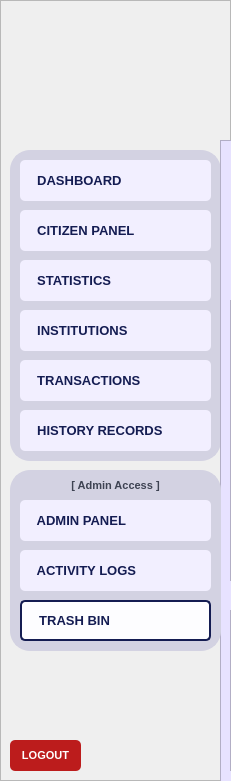
  <widget class="QFrame" name="baseNavFrame">
   <property name="geometry">
    <rect>
     <x>0</x>
     <y>40</y>
     <width>231</width>
     <height>781</height>
    </rect>
   </property>
   <property name="styleSheet">
    <string notr="true">#baseNavFrame {
	background-color: #e7e2ff;
}</string>
   </property>
   <property name="frameShape">
    <enum>QFrame::Shape::StyledPanel</enum>
   </property>
   <property name="frameShadow">
    <enum>QFrame::Shadow::Raised</enum>
   </property>
   <widget class="QFrame" name="baseNavFramesub1">
    <property name="geometry">
     <rect>
      <x>10</x>
      <y>150</y>
      <width>211</width>
      <height>311</height>
     </rect>
    </property>
    <property name="autoFillBackground">
     <bool>false</bool>
    </property>
    <property name="styleSheet">
     <string notr="true">#baseNavFramesub1{
	background-color: #d3d2e2;
	border-radius: 20px;
	border: 2px solid #d3d2e2;
	opacity: 0.1;
}</string>
    </property>
    <property name="frameShape">
     <enum>QFrame::Shape::StyledPanel</enum>
    </property>
    <property name="frameShadow">
     <enum>QFrame::Shadow::Raised</enum>
    </property>
    <widget class="QPushButton" name="nav_buttonDashboard">
     <property name="geometry">
      <rect>
       <x>10</x>
       <y>10</y>
       <width>191</width>
       <height>41</height>
      </rect>
     </property>
     <property name="font">
      <font>
       <family>Arial</family>
       <pointsize>10</pointsize>
       <bold>true</bold>
      </font>
     </property>
     <property name="cursor">
      <cursorShape>PointingHandCursor</cursorShape>
     </property>
     <property name="layoutDirection">
      <enum>Qt::LayoutDirection::LeftToRight</enum>
     </property>
     <property name="styleSheet">
      <string notr="true">#nav_buttonDashboard {
    background-color: #f2efff;
    color: #141c52;
    border-radius: 5px;
	text-align: left;
	padding: 10px;
}
#nav_buttonDashboard:hover {
    background-color: #fdfdff; /* Slightly lighter blue when hovered */
}
#nav_buttonDashboard:pressed {
    background-color: #e7e5f4; /* Darker blue when clicked */
}</string>
     </property>
     <property name="text">
      <string>  DASHBOARD</string>
     </property>
     <property name="icon">
      <iconset>
       <normaloff>../../Assets/Icons/General_Icons/icon_dashboard.svg</normaloff>../../Assets/Icons/General_Icons/icon_dashboard.svg</iconset>
     </property>
     <property name="iconSize">
      <size>
       <width>30</width>
       <height>30</height>
      </size>
     </property>
    </widget>
    <widget class="QPushButton" name="nav_buttonCitizenPanel">
     <property name="geometry">
      <rect>
       <x>10</x>
       <y>60</y>
       <width>191</width>
       <height>41</height>
      </rect>
     </property>
     <property name="font">
      <font>
       <family>Arial</family>
       <pointsize>10</pointsize>
       <bold>true</bold>
      </font>
     </property>
     <property name="cursor">
      <cursorShape>PointingHandCursor</cursorShape>
     </property>
     <property name="styleSheet">
      <string notr="true">#nav_buttonCitizenPanel {
    background-color: #f2efff;
    color: #141c52;
    border-radius: 5px;
	text-align: left;;
    padding: 10px; /* Optional: Adjusts spacing inside the button */
}
#nav_buttonCitizenPanel:hover {
    background-color: #fdfdff; /* Slightly lighter blue when hovered */
}
#nav_buttonCitizenPanel:pressed {
    background-color: #e7e5f4; /* Darker blue when clicked */
}</string>
     </property>
     <property name="text">
      <string>  CITIZEN PANEL</string>
     </property>
     <property name="icon">
      <iconset>
       <normaloff>../../../Icons/General_Icons/icon_citizenpanel.svg</normaloff>../../../Icons/General_Icons/icon_citizenpanel.svg</iconset>
     </property>
     <property name="iconSize">
      <size>
       <width>30</width>
       <height>30</height>
      </size>
     </property>
    </widget>
    <widget class="QPushButton" name="nav_buttonStatistics">
     <property name="geometry">
      <rect>
       <x>10</x>
       <y>110</y>
       <width>191</width>
       <height>41</height>
      </rect>
     </property>
     <property name="font">
      <font>
       <family>Arial</family>
       <pointsize>10</pointsize>
       <bold>true</bold>
      </font>
     </property>
     <property name="cursor">
      <cursorShape>PointingHandCursor</cursorShape>
     </property>
     <property name="styleSheet">
      <string notr="true">#nav_buttonStatistics {
    background-color: #f2efff;
    color: #141c52;
    border-radius: 5px;
	text-align: left;
    padding: 10px; /* Optional: Adjusts spacing inside the button */
}
#nav_buttonStatistics:hover {
    background-color: #fdfdff; /* Slightly lighter blue when hovered */
}
#nav_buttonStatistics:pressed {
    background-color: #e7e5f4; /* Darker blue when clicked */
}
</string>
     </property>
     <property name="text">
      <string>  STATISTICS</string>
     </property>
     <property name="icon">
      <iconset>
       <normaloff>../../../Icons/General_Icons/icon_statistics.svg</normaloff>../../../Icons/General_Icons/icon_statistics.svg</iconset>
     </property>
     <property name="iconSize">
      <size>
       <width>30</width>
       <height>30</height>
      </size>
     </property>
    </widget>
    <widget class="QPushButton" name="nav_buttonTransactions">
     <property name="geometry">
      <rect>
       <x>10</x>
       <y>210</y>
       <width>191</width>
       <height>41</height>
      </rect>
     </property>
     <property name="font">
      <font>
       <family>Arial</family>
       <pointsize>10</pointsize>
       <bold>true</bold>
      </font>
     </property>
     <property name="cursor">
      <cursorShape>PointingHandCursor</cursorShape>
     </property>
     <property name="styleSheet">
      <string notr="true">#nav_buttonTransactions {
    background-color: #f2efff;
    color: #141c52;
    border-radius: 5px;
	text-align: left;
    padding: 10px; /* Optional: Adjusts spacing inside the button */
}
#nav_buttonTransactions:hover {
    background-color: #fdfdff; /* Slightly lighter blue when hovered */
}
#nav_buttonTransactions:pressed {
    background-color: #e7e5f4; /* Darker blue when clicked */
}</string>
     </property>
     <property name="text">
      <string>  TRANSACTIONS</string>
     </property>
     <property name="icon">
      <iconset>
       <normaloff>../../../Icons/General_Icons/icon_transaction.svg</normaloff>../../../Icons/General_Icons/icon_transaction.svg</iconset>
     </property>
     <property name="iconSize">
      <size>
       <width>30</width>
       <height>30</height>
      </size>
     </property>
    </widget>
    <widget class="QPushButton" name="nav_buttonInstitutions">
     <property name="geometry">
      <rect>
       <x>10</x>
       <y>160</y>
       <width>191</width>
       <height>41</height>
      </rect>
     </property>
     <property name="font">
      <font>
       <family>Arial</family>
       <pointsize>10</pointsize>
       <bold>true</bold>
      </font>
     </property>
     <property name="cursor">
      <cursorShape>PointingHandCursor</cursorShape>
     </property>
     <property name="styleSheet">
      <string notr="true">#nav_buttonInstitutions {
    background-color: #f2efff;
    color: #141c52;
    border-radius: 5px;
	text-align: left;
    padding: 10px; /* Optional: Adjusts spacing inside the button */
}
#nav_buttonInstitutions:hover {
    background-color: #fdfdff; /* Slightly lighter blue when hovered */
}
#nav_buttonInstitutions:pressed {
    background-color: #e7e5f4; /* Darker blue when clicked */
}
</string>
     </property>
     <property name="text">
      <string>  INSTITUTIONS</string>
     </property>
     <property name="icon">
      <iconset>
       <normaloff>../../../Icons/General_Icons/icon_institutions.svg</normaloff>../../../Icons/General_Icons/icon_institutions.svg</iconset>
     </property>
     <property name="iconSize">
      <size>
       <width>30</width>
       <height>30</height>
      </size>
     </property>
    </widget>
    <widget class="QPushButton" name="nav_buttonHistoryRecords">
     <property name="geometry">
      <rect>
       <x>10</x>
       <y>260</y>
       <width>191</width>
       <height>41</height>
      </rect>
     </property>
     <property name="font">
      <font>
       <family>Arial</family>
       <pointsize>10</pointsize>
       <bold>true</bold>
      </font>
     </property>
     <property name="cursor">
      <cursorShape>PointingHandCursor</cursorShape>
     </property>
     <property name="styleSheet">
      <string notr="true">#nav_buttonHistoryRecords {
    background-color: #f2efff;
    color: #141c52;
    border-radius: 5px;
	text-align: left;
    padding: 10px; /* Optional: Adjusts spacing inside the button */
}
#nav_buttonHistoryRecords:hover {
    background-color: #fdfdff; /* Slightly lighter blue when hovered */
}
#nav_buttonHistoryRecords:pressed {
    background-color: #e7e5f4; /* Darker blue when clicked */
}</string>
     </property>
     <property name="text">
      <string>  HISTORY RECORDS</string>
     </property>
     <property name="icon">
      <iconset>
       <normaloff>../../../Icons/General_Icons/icon_historyrecord_closed.svg</normaloff>../../../Icons/General_Icons/icon_historyrecord_closed.svg</iconset>
     </property>
     <property name="iconSize">
      <size>
       <width>30</width>
       <height>30</height>
      </size>
     </property>
    </widget>
   </widget>
   <widget class="QLabel" name="nav_imageLogo">
    <property name="geometry">
     <rect>
      <x>70</x>
      <y>30</y>
      <width>91</width>
      <height>91</height>
     </rect>
    </property>
    <property name="font">
     <font>
      <family>Arial</family>
      <pointsize>18</pointsize>
      <bold>true</bold>
     </font>
    </property>
    <property name="styleSheet">
     <string notr="true">#nav_imageLogo{	
	background-color: transparent;
	color: #ffffff;
}
</string>
    </property>
    <property name="text">
     <string/>
    </property>
    <property name="pixmap">
     <pixmap>../../../Images/General_Images/logo_brgyClear.png</pixmap>
    </property>
    <property name="scaledContents">
     <bool>true</bool>
    </property>
   </widget>
   <widget class="QPushButton" name="logout_buttonLogout">
    <property name="geometry">
     <rect>
      <x>10</x>
      <y>740</y>
      <width>71</width>
      <height>31</height>
     </rect>
    </property>
    <property name="font">
     <font>
      <family>Arial</family>
      <pointsize>8</pointsize>
      <bold>true</bold>
     </font>
    </property>
    <property name="cursor">
     <cursorShape>PointingHandCursor</cursorShape>
    </property>
    <property name="styleSheet">
     <string notr="true">#logout_buttonLogout {
    background-color: #bc1c1c;
    color: white;
    border-radius: 5px;
    padding: 10px; /* Optional: Adjusts spacing inside the button */
}
#logout_buttonLogout:hover {
    background-color: #d82020; /* Slightly lighter blue when hovered */
}
#logout_buttonLogout:pressed {
    background-color: #8c1515; /* Darker blue when clicked */
}</string>
    </property>
    <property name="text">
     <string>LOGOUT</string>
    </property>
   </widget>
   <widget class="QFrame" name="baseNavFrame_2">
    <property name="geometry">
     <rect>
      <x>220</x>
      <y>140</y>
      <width>231</width>
      <height>781</height>
     </rect>
    </property>
    <property name="styleSheet">
     <string notr="true">background-color: #e7e2ff;</string>
    </property>
    <property name="frameShape">
     <enum>QFrame::Shape::StyledPanel</enum>
    </property>
    <property name="frameShadow">
     <enum>QFrame::Shadow::Raised</enum>
    </property>
    <widget class="QFrame" name="baseNavFramesub1_2">
     <property name="geometry">
      <rect>
       <x>10</x>
       <y>160</y>
       <width>211</width>
       <height>281</height>
      </rect>
     </property>
     <property name="autoFillBackground">
      <bool>false</bool>
     </property>
     <property name="styleSheet">
      <string notr="true">#baseNavFramesub1{
	background-color: #d3d2e2;
	border-radius: 20px;
	border: 2px solid #d3d2e2;
	opacity: 0.1;
}</string>
     </property>
     <property name="frameShape">
      <enum>QFrame::Shape::StyledPanel</enum>
     </property>
     <property name="frameShadow">
      <enum>QFrame::Shadow::Raised</enum>
     </property>
    </widget>
    <widget class="QFrame" name="baseNavFramesub2_2">
     <property name="geometry">
      <rect>
       <x>10</x>
       <y>470</y>
       <width>211</width>
       <height>161</height>
      </rect>
     </property>
     <property name="autoFillBackground">
      <bool>false</bool>
     </property>
     <property name="styleSheet">
      <string notr="true">#baseNavFramesub2{
	background-color: #d3d2e2;
	border-radius: 20px;
	border: 2px solid #d3d2e2;
	opacity: 0.1;
}</string>
     </property>
     <property name="frameShape">
      <enum>QFrame::Shape::StyledPanel</enum>
     </property>
     <property name="frameShadow">
      <enum>QFrame::Shadow::Raised</enum>
     </property>
    </widget>
    <widget class="QLabel" name="login_imageLogo_2">
     <property name="geometry">
      <rect>
       <x>70</x>
       <y>30</y>
       <width>91</width>
       <height>91</height>
      </rect>
     </property>
     <property name="font">
      <font>
       <family>Arial</family>
       <pointsize>18</pointsize>
       <bold>true</bold>
      </font>
     </property>
     <property name="styleSheet">
      <string notr="true">#login_imageLogo{	
	background-color: transparent;
	color: #ffffff;
}
</string>
     </property>
     <property name="text">
      <string/>
     </property>
     <property name="pixmap">
      <pixmap>../Assets/logo_brgyClear.png</pixmap>
     </property>
     <property name="scaledContents">
      <bool>true</bool>
     </property>
    </widget>
    <widget class="QPushButton" name="logout_buttonLogout_2">
     <property name="geometry">
      <rect>
       <x>10</x>
       <y>740</y>
       <width>71</width>
       <height>31</height>
      </rect>
     </property>
     <property name="font">
      <font>
       <family>Arial</family>
       <pointsize>8</pointsize>
       <bold>true</bold>
      </font>
     </property>
     <property name="cursor">
      <cursorShape>PointingHandCursor</cursorShape>
     </property>
     <property name="styleSheet">
      <string notr="true">#logout_buttonLogout {
    background-color: #bc1c1c;
    color: white;
    border-radius: 5px;
    padding: 10px; /* Optional: Adjusts spacing inside the button */
}
#logout_buttonLogout:hover {
    background-color: #d82020; /* Slightly lighter blue when hovered */
}
#logout_buttonLogout:pressed {
    background-color: #8c1515; /* Darker blue when clicked */
}</string>
     </property>
     <property name="text">
      <string>LOGOUT</string>
     </property>
    </widget>
   </widget>
   <widget class="QFrame" name="baseNavFramesub2">
    <property name="geometry">
     <rect>
      <x>10</x>
      <y>470</y>
      <width>211</width>
      <height>181</height>
     </rect>
    </property>
    <property name="autoFillBackground">
     <bool>false</bool>
    </property>
    <property name="styleSheet">
     <string notr="true">#baseNavFramesub2{
	background-color: #d3d2e2;
	border-radius: 20px;
	border: 2px solid #d3d2e2;
	opacity: 0.1;
}</string>
    </property>
    <property name="frameShape">
     <enum>QFrame::Shape::StyledPanel</enum>
    </property>
    <property name="frameShadow">
     <enum>QFrame::Shadow::Raised</enum>
    </property>
    <widget class="QPushButton" name="nav_buttonAdminPanel">
     <property name="geometry">
      <rect>
       <x>10</x>
       <y>30</y>
       <width>191</width>
       <height>41</height>
      </rect>
     </property>
     <property name="font">
      <font>
       <family>Arial</family>
       <pointsize>10</pointsize>
       <bold>true</bold>
      </font>
     </property>
     <property name="cursor">
      <cursorShape>PointingHandCursor</cursorShape>
     </property>
     <property name="styleSheet">
      <string notr="true">#nav_buttonAdminPanel {
    background-color: #f2efff;
    color: #141c52;
    border-radius: 5px;
	text-align: left;
    padding: 10px; /* Optional: Adjusts spacing inside the button */
}
#nav_buttonAdminPanel:hover {
    background-color: #fdfdff; /* Slightly lighter blue when hovered */
}
#nav_buttonAdminPanel:pressed {
    background-color: #e7e5f4; /* Darker blue when clicked */
}</string>
     </property>
     <property name="text">
      <string>  ADMIN PANEL</string>
     </property>
     <property name="icon">
      <iconset>
       <normaloff>../../../Icons/General_Icons/icon_adminoverview_on.svg</normaloff>../../../Icons/General_Icons/icon_adminoverview_on.svg</iconset>
     </property>
     <property name="iconSize">
      <size>
       <width>30</width>
       <height>30</height>
      </size>
     </property>
    </widget>
    <widget class="QPushButton" name="nav_buttonActivityLogs">
     <property name="geometry">
      <rect>
       <x>10</x>
       <y>80</y>
       <width>191</width>
       <height>41</height>
      </rect>
     </property>
     <property name="font">
      <font>
       <family>Arial</family>
       <pointsize>10</pointsize>
       <bold>true</bold>
      </font>
     </property>
     <property name="cursor">
      <cursorShape>PointingHandCursor</cursorShape>
     </property>
     <property name="styleSheet">
      <string notr="true">#nav_buttonActivityLogs {
    background-color: #f2efff;
    color: #141c52;
    border-radius: 5px;
	text-align: left;
    padding: 10px; /* Optional: Adjusts spacing inside the button */
}
#nav_buttonActivityLogs:hover {
    background-color: #fdfdff; /* Slightly lighter blue when hovered */
}
#nav_buttonActivityLogs:pressed {
    background-color: #e7e5f4; /* Darker blue when clicked */
}</string>
     </property>
     <property name="text">
      <string>  ACTIVITY LOGS</string>
     </property>
     <property name="icon">
      <iconset>
       <normaloff>../../../Icons/General_Icons/icon_activitylogs_on.svg</normaloff>../../../Icons/General_Icons/icon_activitylogs_on.svg</iconset>
     </property>
     <property name="iconSize">
      <size>
       <width>30</width>
       <height>30</height>
      </size>
     </property>
    </widget>
    <widget class="QPushButton" name="nav_buttonTrashBin">
     <property name="geometry">
      <rect>
       <x>10</x>
       <y>130</y>
       <width>191</width>
       <height>41</height>
      </rect>
     </property>
     <property name="font">
      <font>
       <family>Arial</family>
       <pointsize>10</pointsize>
       <bold>true</bold>
      </font>
     </property>
     <property name="cursor">
      <cursorShape>PointingHandCursor</cursorShape>
     </property>
     <property name="styleSheet">
      <string notr="true">#nav_buttonTrashBin  {
    background-color: #fdfdff;
    color: #141c52;
    border-radius: 5px;
	border: 2px solid #141c52; 
	text-align: left;
    padding: 10px; /* Optional: Adjusts spacing inside the button */
}
</string>
     </property>
     <property name="text">
      <string>  TRASH BIN</string>
     </property>
     <property name="icon">
      <iconset>
       <normaloff>../../../Icons/General_Icons/icon_trash_bin.svg</normaloff>../../../Icons/General_Icons/icon_trash_bin.svg</iconset>
     </property>
     <property name="iconSize">
      <size>
       <width>30</width>
       <height>30</height>
      </size>
     </property>
    </widget>
    <widget class="QLabel" name="label_adminaccess">
     <property name="geometry">
      <rect>
       <x>10</x>
       <y>0</y>
       <width>191</width>
       <height>31</height>
      </rect>
     </property>
     <property name="font">
      <font>
       <family>Arial</family>
       <pointsize>8</pointsize>
       <bold>true</bold>
      </font>
     </property>
     <property name="styleSheet">
      <string notr="true">#label_adminaccess {
	background-color: transparent;
	color: rgb(62, 67, 83);
}
</string>
     </property>
     <property name="text">
      <string>[ Admin Access ]</string>
     </property>
     <property name="alignment">
      <set>Qt::AlignmentFlag::AlignCenter</set>
     </property>
    </widget>
   </widget>
  </widget>
